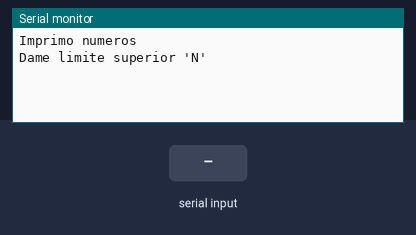
Simulated run of this sketch. Board: Arduino Uno, built with avr-gcc and run on an emulated ATmega328P. Parts: the last lines printed to the serial monitor. The inputs (shaded band) are chosen by the test bench.

Above: at 1.2 s.
1.3 s: "90,45\n" received over Serial
At 2.5 s:
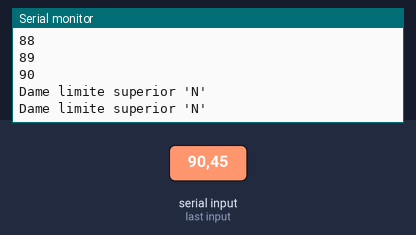
2.8 s: "30,150\n" received over Serial
At 4.6 s:
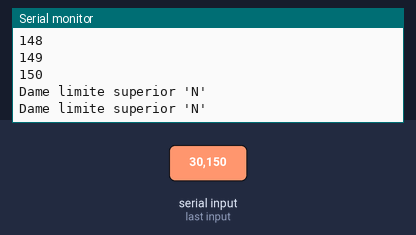
Timing chart, 0 to 6.1 s (numbered marks = the images above; inputs shaded):
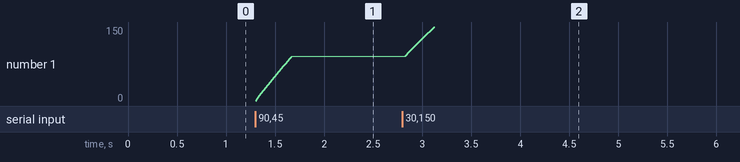

The sketch:

arduino.29.de0hastan.ino
```cpp
int i = 0; //declara i contador
int N = 0; //declara N limite superior
void setup() {
  Serial.begin(9600); //velocidad serial
  Serial.println("Imprimo numeros");
  Serial.println("Dame limite superior 'N'");
}

void loop() {
  if (Serial.available() > 0) {
    N = Serial.parseInt();
    while (i <= N) {
      Serial.println(i);
      i = i + 1;
    }
    Serial.println("Dame limite superior 'N'");
  }
}
```

Measured:
- after the input at 1.3 s, the serial monitor: prints a new line at once (image 1)
